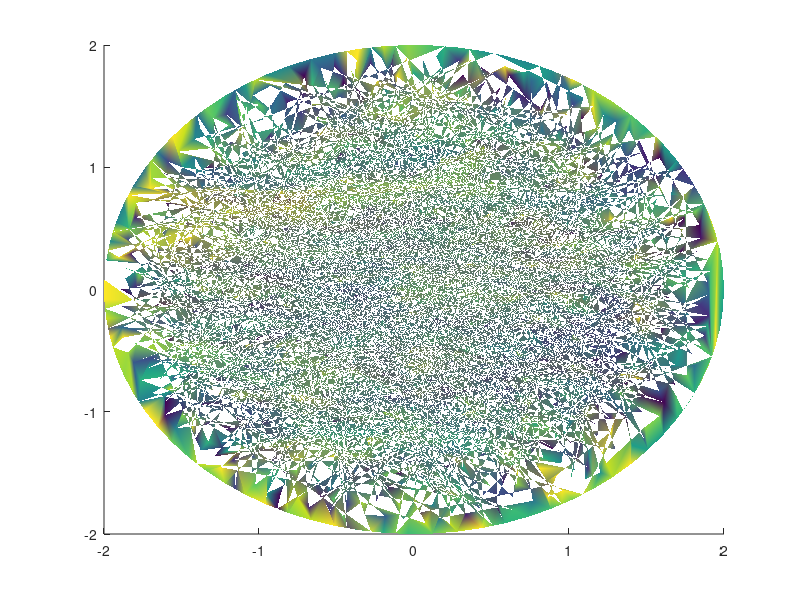

Here is the MATLAB script that generated this plot: (Note: this script raises an error after producing the figure.)
fid=fopen('values.txt');
C = textscan(fid, '%s');
C = C{:};
values = arrayfun(@(C) str2num(C{:}),C,'UniformOutput',true);
%%
fid=fopen('points.txt');
C = textscan(fid, '%s');
C = C{:};
nodes = arrayfun(@(C) str2num(C{:}),C,'UniformOutput',true);
%%
fid=fopen('spike_elements.txt');
C = textscan(fid, '%s');
C = C{:};
elemets = arrayfun(@(C) str2num(C{:}),C,'UniformOutput',true);
elemets = reshape(elemets,3,length(elemets)/3)';
%%
nodes = reshape(nodes,2,1288)';

%%
%%
clf
ip = patch(nodes(:,1),nodes(:,2),values,values,'LineStyle','none');
ip.Faces = elemets + 1;

%%
clf
ip = plot3(nodes(:,1),nodes(:,2),values,'LineStyle','none','Marker','o');
